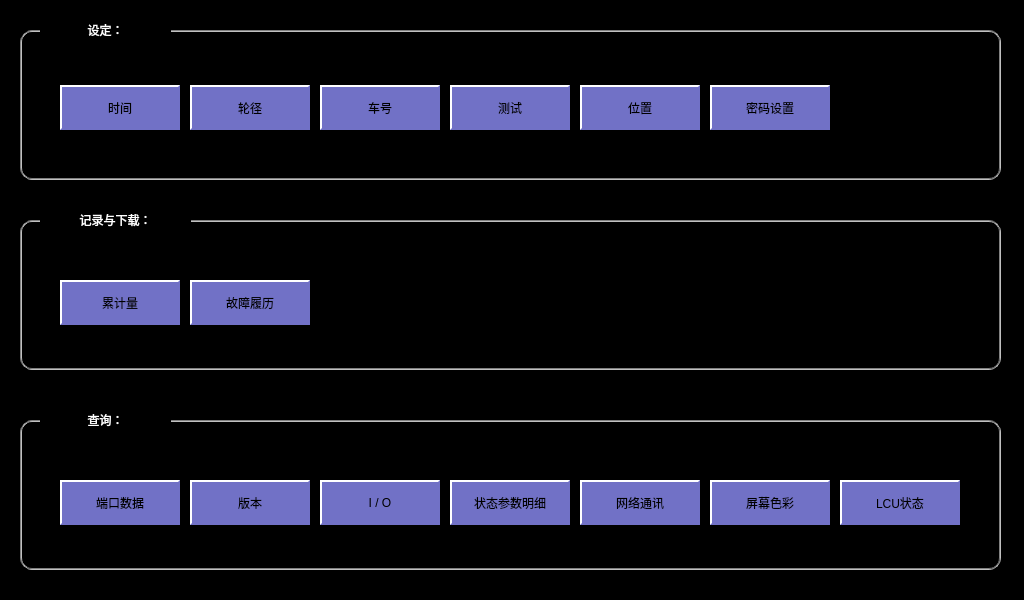
<?xml version="1.0" encoding="UTF-8"?>
<ui version="4.0">
 <class>TroubleShooting</class>
 <widget class="QWidget" name="TroubleShooting">
  <property name="geometry">
   <rect>
    <x>0</x>
    <y>0</y>
    <width>1024</width>
    <height>600</height>
   </rect>
  </property>
  <property name="windowTitle">
   <string>Form</string>
  </property>
  <property name="styleSheet">
   <string notr="true">QLabel
{
	color: white;
	border: 2px groove, gray;
    border-color: gray;
	font: 23px, &quot;SimHei&quot;;
}

QWidget
{
	background-color: black;
}

QPushButton
{
	font: 18px, &quot;微软雅黑&quot;;
    color: black;
	background-color: rgb(113, 113, 198);
	border:2px solid white; 
    border-right-color: rgb(113, 113, 198); 
    border-bottom-color: rgb(113, 113, 198);
}

QPushButton:pressed
{
	font: 18px, &quot;微软雅黑&quot;;
    color: white;
	background-color: rgb(0, 0, 255); 
	border:2px solid white; 
	border-left-color: qlineargradient(x1: 0, y1: 0, x2: 1, y2: 0, 
                        stop: 0 gray, stop: 1 black); 			border-top-color: qlineargradient(x1: 0, y1: 0, x2: 0, 										y2: 1, stop: 0 gray, stop: 1 black);
  border-right-color: white; border-bottom-color: white;
}</string>
  </property>
  <widget class="QLabel" name="label_106">
   <property name="geometry">
    <rect>
     <x>20</x>
     <y>30</y>
     <width>981</width>
     <height>150</height>
    </rect>
   </property>
   <property name="styleSheet">
    <string notr="true">border-radius: 12px;</string>
   </property>
   <property name="text">
    <string/>
   </property>
   <property name="alignment">
    <set>Qt::AlignCenter</set>
   </property>
  </widget>
  <widget class="QLabel" name="label_107">
   <property name="geometry">
    <rect>
     <x>20</x>
     <y>220</y>
     <width>981</width>
     <height>150</height>
    </rect>
   </property>
   <property name="styleSheet">
    <string notr="true">border-radius: 12px;</string>
   </property>
   <property name="text">
    <string/>
   </property>
   <property name="alignment">
    <set>Qt::AlignCenter</set>
   </property>
  </widget>
  <widget class="QLabel" name="label_108">
   <property name="geometry">
    <rect>
     <x>20</x>
     <y>420</y>
     <width>981</width>
     <height>150</height>
    </rect>
   </property>
   <property name="styleSheet">
    <string notr="true">border-radius: 12px;</string>
   </property>
   <property name="text">
    <string/>
   </property>
   <property name="alignment">
    <set>Qt::AlignCenter</set>
   </property>
  </widget>
  <widget class="QLabel" name="label_6">
   <property name="geometry">
    <rect>
     <x>40</x>
     <y>10</y>
     <width>131</width>
     <height>40</height>
    </rect>
   </property>
   <property name="styleSheet">
    <string notr="true">background-color: black;
border: 0px;
color: white;</string>
   </property>
   <property name="text">
    <string>设定：</string>
   </property>
   <property name="alignment">
    <set>Qt::AlignCenter</set>
   </property>
  </widget>
  <widget class="QLabel" name="label_7">
   <property name="geometry">
    <rect>
     <x>40</x>
     <y>200</y>
     <width>151</width>
     <height>40</height>
    </rect>
   </property>
   <property name="styleSheet">
    <string notr="true">background-color: black;
border: 0px;
color: white;</string>
   </property>
   <property name="text">
    <string>记录与下载：</string>
   </property>
   <property name="alignment">
    <set>Qt::AlignCenter</set>
   </property>
  </widget>
  <widget class="QLabel" name="label_8">
   <property name="geometry">
    <rect>
     <x>40</x>
     <y>400</y>
     <width>131</width>
     <height>40</height>
    </rect>
   </property>
   <property name="styleSheet">
    <string notr="true">background-color: black;
border: 0px;
color: white;</string>
   </property>
   <property name="text">
    <string>查询：</string>
   </property>
   <property name="alignment">
    <set>Qt::AlignCenter</set>
   </property>
  </widget>
  <widget class="QPushButton" name="btnTimeSet">
   <property name="geometry">
    <rect>
     <x>60</x>
     <y>85</y>
     <width>120</width>
     <height>45</height>
    </rect>
   </property>
   <property name="text">
    <string>时间</string>
   </property>
  </widget>
  <widget class="QPushButton" name="btnDiameterSet">
   <property name="geometry">
    <rect>
     <x>190</x>
     <y>85</y>
     <width>120</width>
     <height>45</height>
    </rect>
   </property>
   <property name="text">
    <string>轮径</string>
   </property>
  </widget>
  <widget class="QPushButton" name="btnVehicleNumber">
   <property name="geometry">
    <rect>
     <x>320</x>
     <y>85</y>
     <width>120</width>
     <height>45</height>
    </rect>
   </property>
   <property name="text">
    <string>车号</string>
   </property>
  </widget>
  <widget class="QPushButton" name="btnVehicleTest">
   <property name="geometry">
    <rect>
     <x>450</x>
     <y>85</y>
     <width>120</width>
     <height>45</height>
    </rect>
   </property>
   <property name="text">
    <string>测试</string>
   </property>
  </widget>
  <widget class="QPushButton" name="btnAccumulation">
   <property name="geometry">
    <rect>
     <x>60</x>
     <y>280</y>
     <width>120</width>
     <height>45</height>
    </rect>
   </property>
   <property name="text">
    <string>累计量</string>
   </property>
  </widget>
  <widget class="QPushButton" name="btnFaultRecord">
   <property name="geometry">
    <rect>
     <x>190</x>
     <y>280</y>
     <width>120</width>
     <height>45</height>
    </rect>
   </property>
   <property name="text">
    <string>故障履历</string>
   </property>
  </widget>
  <widget class="QPushButton" name="btnMvbPort">
   <property name="geometry">
    <rect>
     <x>60</x>
     <y>480</y>
     <width>120</width>
     <height>45</height>
    </rect>
   </property>
   <property name="text">
    <string>端口数据</string>
   </property>
  </widget>
  <widget class="QPushButton" name="btnVersion">
   <property name="geometry">
    <rect>
     <x>190</x>
     <y>480</y>
     <width>120</width>
     <height>45</height>
    </rect>
   </property>
   <property name="text">
    <string>版本</string>
   </property>
  </widget>
  <widget class="QPushButton" name="btnIOUnit">
   <property name="geometry">
    <rect>
     <x>320</x>
     <y>480</y>
     <width>120</width>
     <height>45</height>
    </rect>
   </property>
   <property name="text">
    <string>I / O</string>
   </property>
  </widget>
  <widget class="QPushButton" name="btnDeviceState">
   <property name="geometry">
    <rect>
     <x>450</x>
     <y>480</y>
     <width>120</width>
     <height>45</height>
    </rect>
   </property>
   <property name="text">
    <string>状态参数明细</string>
   </property>
  </widget>
  <widget class="QPushButton" name="btnNetwork">
   <property name="geometry">
    <rect>
     <x>580</x>
     <y>480</y>
     <width>120</width>
     <height>45</height>
    </rect>
   </property>
   <property name="text">
    <string>网络通讯</string>
   </property>
  </widget>
  <widget class="QPushButton" name="btnColorCheck">
   <property name="geometry">
    <rect>
     <x>710</x>
     <y>480</y>
     <width>120</width>
     <height>45</height>
    </rect>
   </property>
   <property name="text">
    <string>屏幕色彩</string>
   </property>
  </widget>
  <widget class="QPushButton" name="btnChangePassword">
   <property name="geometry">
    <rect>
     <x>710</x>
     <y>85</y>
     <width>120</width>
     <height>45</height>
    </rect>
   </property>
   <property name="text">
    <string>密码设置</string>
   </property>
  </widget>
  <widget class="QPushButton" name="btnAllPorts">
   <property name="geometry">
    <rect>
     <x>710</x>
     <y>280</y>
     <width>120</width>
     <height>45</height>
    </rect>
   </property>
   <property name="focusPolicy">
    <enum>Qt::NoFocus</enum>
   </property>
   <property name="styleSheet">
    <string notr="true">QPushButton
{
	font: 18px, &quot;微软雅黑&quot;;
    color: black;
	background-color: black;
	border:1px solid black;
}

QPushButton:pressed
{
	font: 18px, &quot;微软雅黑&quot;;
    color: white;
	background-color: rgb(0, 0, 255);
	border:1px solid white;
}</string>
   </property>
   <property name="text">
    <string>全部端口</string>
   </property>
  </widget>
  <widget class="QPushButton" name="btnHmiPositionSet">
   <property name="geometry">
    <rect>
     <x>580</x>
     <y>85</y>
     <width>120</width>
     <height>45</height>
    </rect>
   </property>
   <property name="text">
    <string>位置</string>
   </property>
  </widget>
  <widget class="QPushButton" name="btnBusState">
   <property name="geometry">
    <rect>
     <x>840</x>
     <y>280</y>
     <width>120</width>
     <height>45</height>
    </rect>
   </property>
   <property name="focusPolicy">
    <enum>Qt::NoFocus</enum>
   </property>
   <property name="styleSheet">
    <string notr="true">QPushButton
{
	font: 18px, &quot;微软雅黑&quot;;
    color: black;
	background-color: black;
	border:1px solid black;
}

QPushButton:pressed
{
	font: 18px, &quot;微软雅黑&quot;;
    color: white;
	background-color: rgb(0, 0, 255);
	border:1px solid white;
}</string>
   </property>
   <property name="text">
    <string>总线状态</string>
   </property>
  </widget>
  <widget class="QPushButton" name="btnLcu">
   <property name="geometry">
    <rect>
     <x>840</x>
     <y>480</y>
     <width>120</width>
     <height>45</height>
    </rect>
   </property>
   <property name="text">
    <string>LCU状态</string>
   </property>
  </widget>
 </widget>
 <resources/>
 <connections/>
</ui>
